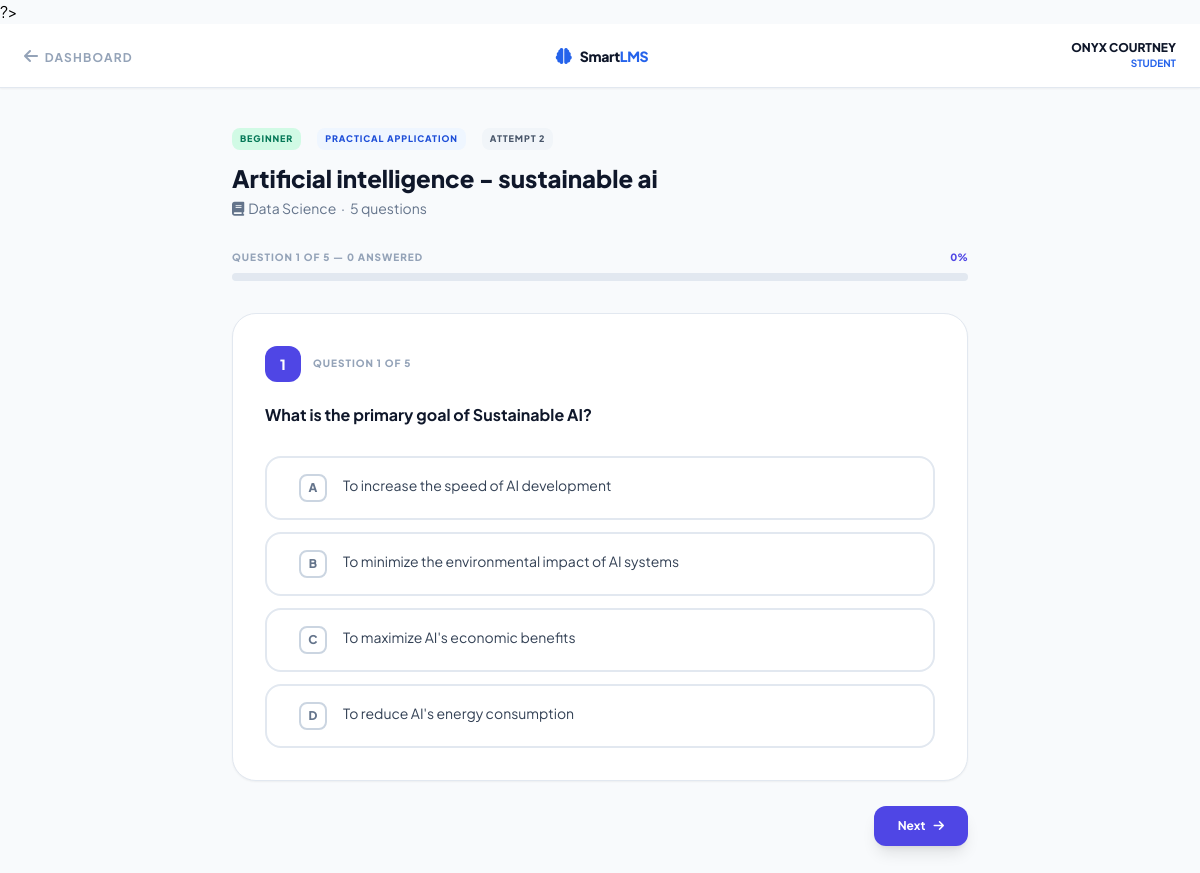
The app's page /student_quiz.php?quiz_id=29 (signed in) with its own data.
### tables this page shows
CREATE TABLE `quizzes` (
  `id` int(11) NOT NULL,
  `course_id` int(11) DEFAULT NULL,
  `unit_id` int(11) DEFAULT NULL,
  `material_id` int(11) DEFAULT NULL,
  `title` varchar(255) NOT NULL,
  `difficulty` enum('beginner','intermediate','advanced') DEFAULT 'beginner',
  `is_active` tinyint(1) DEFAULT 0,
  `skill_name` varchar(100) DEFAULT NULL,
  `topic` varchar(255) DEFAULT NULL,
  `created_by` int(11) DEFAULT NULL,
  `created_at` timestamp NOT NULL DEFAULT current_timestamp()
);

CREATE TABLE `courses` (
  `id` int(11) NOT NULL,
  `title` varchar(255) NOT NULL,
  `description` text DEFAULT NULL,
  `lecturer_id` int(11) DEFAULT NULL,
  `skill_category` varchar(100) DEFAULT NULL
);

CREATE TABLE `questions` (
  `id` int(11) NOT NULL,
  `quiz_id` int(11) DEFAULT NULL,
  `question_text` text NOT NULL,
  `option_a` text DEFAULT NULL,
  `option_b` text DEFAULT NULL,
  `option_c` text DEFAULT NULL,
  `option_d` text DEFAULT NULL,
  `correct_option` char(1) DEFAULT NULL,
  `explanation` text DEFAULT NULL
);

### Student_quiz.php (the view, shortened to what this page needs)
<?php
$student_id = intval($_SESSION['user_id']);
$quiz_id = intval($_GET['quiz_id'] ?? 0);
$quiz = mysqli_fetch_assoc(mysqli_query($conn,
    "SELECT q.*, c.title as course_title, cu.title AS unit_title, cu.unit_code
     FROM quizzes q
     JOIN courses c ON c.id = q.course_id
     LEFT JOIN course_units cu ON cu.id = q.unit_id
     WHERE q.id = $quiz_id AND q.is_active = 1"
));
$attempt_res = mysqli_fetch_assoc(mysqli_query($conn,
    "SELECT COUNT(*) as cnt FROM results WHERE student_id = $student_id AND quiz_id = $quiz_id"
));
$attempt_no = intval($attempt_res['cnt']) + 1;
$q_res = mysqli_query($conn,
    "SELECT id, question_text, option_a, option_b, option_c, option_d, correct_option, explanation
     FROM questions WHERE quiz_id = $quiz_id ORDER BY id ASC"
);
$questions = [];
while ($q = mysqli_fetch_assoc($q_res)) $questions[] = $q;
$total_questions = count($questions);
$show_results = false;
$studentName = $_SESSION['user_name'] ?? 'Student';
$diffBadge = [
    'beginner'     => 'bg-emerald-100 text-emerald-700',
    'intermediate' => 'bg-amber-100 text-amber-700',
    'advanced'     => 'bg-rose-100 text-rose-700',
];
?>
<!DOCTYPE html>
<html lang="en">
<head>
    <script src="https://cdn.tailwindcss.com"></script>
    <link rel="stylesheet" href="https://cdnjs.cloudflare.com/ajax/libs/font-awesome/6.4.0/css/all.min.css">
</head>
<body class="bg-slate-50 min-h-screen">
    <nav class="bg-white border-b border-slate-200 px-6 py-4 flex items-center justify-between sticky top-0 z-40 shadow-sm">
        <div class="flex items-center space-x-4">
            <a href="student_dashboard.php" class="text-slate-400 hover:text-slate-700 transition">
                <i class="fa-solid fa-arrow-left mr-1"></i>
                <span class="text-xs font-bold uppercase tracking-widest">Dashboard</span>
            </a>
        </div>
        <div class="flex items-center space-x-2 text-center">
            <i class="fa-solid fa-brain text-blue-600"></i>
            <span class="font-extrabold text-slate-900 text-sm tracking-tight">Smart<span class="text-blue-600">LMS</span></span>
        </div>
        <div class="text-right">
            <p class="text-xs font-black text-slate-900 uppercase"><?php echo htmlspecialchars($studentName); ?></p>
            <p class="text-[10px] text-blue-600 font-bold uppercase">Student</p>
        </div>
    </nav>
    <div class="max-w-3xl mx-auto px-4 py-10">
    <?php if (!$show_results): ?>
        <div class="mb-8">
            <div class="flex items-center space-x-2 mb-3 flex-wrap gap-2">
                <span class="<?php echo $diffBadge[$quiz['difficulty']] ?? 'bg-slate-100 text-slate-700'; ?> text-[9px] font-black uppercase px-2 py-1 rounded-lg tracking-widest">
                    <?php echo ucfirst($quiz['difficulty']); ?>
                </span>
                <span class="bg-blue-50 text-blue-700 text-[9px] font-black uppercase px-2 py-1 rounded-lg tracking-widest">
                    <?php echo htmlspecialchars($quiz['skill_name'] ?? 'Core Theory'); ?>
                </span>
                <span class="bg-slate-100 text-slate-600 text-[9px] font-black uppercase px-2 py-1 rounded-lg tracking-widest">
                    Attempt <?php echo $attempt_no; ?>
                </span>
            </div>
            <h1 class="text-2xl font-extrabold text-slate-900"><?php echo htmlspecialchars($quiz['title']); ?></h1>
            <p class="text-slate-500 text-sm mt-1">
                <i class="fa-solid fa-book mr-1"></i><?php echo htmlspecialchars($quiz['course_title']); ?>
                &nbsp;·&nbsp; <?php echo $total_questions; ?> questions
            </p>
        </div>
        <div class="mb-8">
            <div class="flex justify-between mb-2">
                <span id="progress-label" class="text-[10px] font-black uppercase text-slate-400 tracking-widest">Question 1 of <?php echo $total_questions; ?></span>
                <span id="progress-pct" class="text-[10px] font-black text-indigo-600">0%</span>
            </div>
            <div class="h-2 bg-slate-200 rounded-full overflow-hidden">
            </div>
        </div>
        <form method="POST" id="quiz-form">
            <?php foreach ($questions as $idx => $q):
                $optLabels = ['A' => $q['option_a'], 'B' => $q['option_b'], 'C' => $q['option_c'], 'D' => $q['option_d']];
            ?>
            <div class="q-slide <?php echo $idx === 0 ? 'active' : ''; ?>" id="q-<?php echo $idx; ?>">
                <div class="bg-white rounded-3xl border border-slate-200 shadow-sm p-8 mb-6">
                    <div class="flex items-center space-x-3 mb-5">
                        <div class="w-9 h-9 bg-indigo-600 text-white rounded-xl flex items-center justify-center font-black text-sm"><?php echo $idx + 1; ?></div>
                        <span class="text-[10px] font-black uppercase text-slate-400 tracking-widest">Question <?php echo $idx + 1; ?> of <?php echo $total_questions; ?></span>
                    </div>
                    <p class="text-slate-900 font-bold text-base leading-relaxed mb-7"><?php echo htmlspecialchars($q['question_text']); ?></p>
                    <div class="space-y-3" id="opts-<?php echo $idx; ?>">
                        <?php foreach ($optLabels as $letter => $text): ?>
                        <label class="opt-btn flex items-start space-x-4 p-4 rounded-2xl bg-white cursor-pointer"
                               onclick="selectOption(<?php echo $idx; ?>, '<?php echo $letter; ?>', this)">
                            <div class="w-7 h-7 rounded-lg border-2 border-slate-300 flex items-center justify-center font-black text-xs text-slate-500 flex-shrink-0 opt-circle"><?php echo $letter; ?></div>
                            <span class="text-slate-700 text-sm leading-snug pt-0.5"><?php echo htmlspecialchars($text); ?></span>
                        </label>
                        <?php endforeach; ?>
                    </div>
                </div>
                <div class="flex items-center justify-between">
                    <?php if ($idx < $total_questions - 1): ?>
                    <button type="button"
                        onclick="navigate(<?php echo $idx; ?>, <?php echo $idx + 1; ?>)"
                        id="next-<?php echo $idx; ?>"
                        class="flex items-center space-x-2 px-6 py-3 bg-indigo-600 text-white rounded-xl text-xs font-bold hover:bg-indigo-700 transition-all shadow-lg disabled:opacity-40 disabled:cursor-not-allowed">
                        <span>Next</span><i class="fa-solid fa-arrow-right"></i>
                    </button>
                    <?php endif; ?>
                </div>
            </div>
            <?php endforeach; ?>
        </form>
    <?php endif;  ?>
    </div>
</body>
</html>

### Student_quiz.php (style rules this page uses)
body { font-family: 'Plus Jakarta Sans', sans-serif; }
.q-slide { display: none; }
.q-slide.active { display: block; animation: fadeSlide 0.3s ease-out; }
.opt-btn { cursor: pointer; border: 2px solid #e2e8f0; transition: all 0.15s ease; }

### records on screen
quizzes: difficulty "BEGINNER", skill_name "PRACTICAL APPLICATION", title "Artificial intelligence - sustainable ai", course.title "Data Science"
questions: question_text "What is the primary goal of Sustainable AI?", letter "A", option_a "To increase the speed of AI development", letter "B", option_b "To minimize the environmental impact of AI systems", letter "C", option_c "To maximize AI's economic benefits", letter "D", option_d "To reduce AI's energy consumption"

### other values on screen
$studentName "ONYX COURTNEY"
$attempt_no "2"
$total_questions "5"
